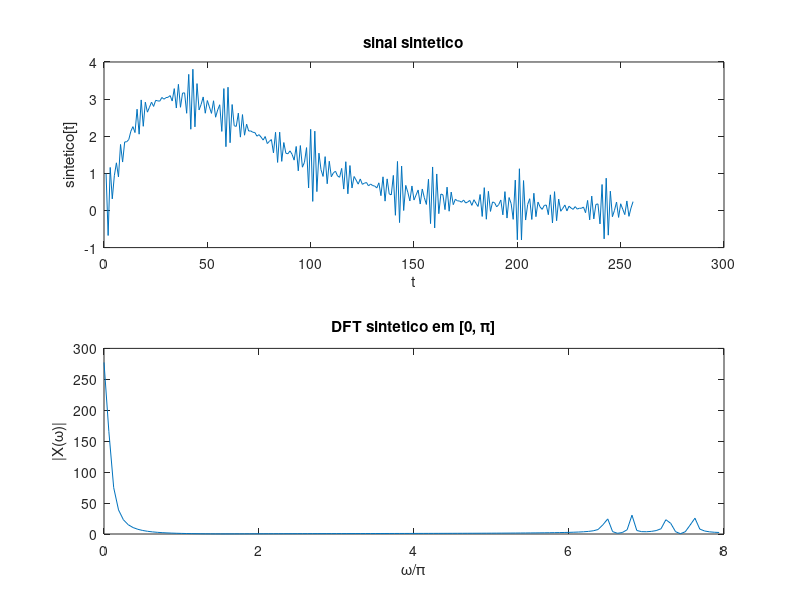
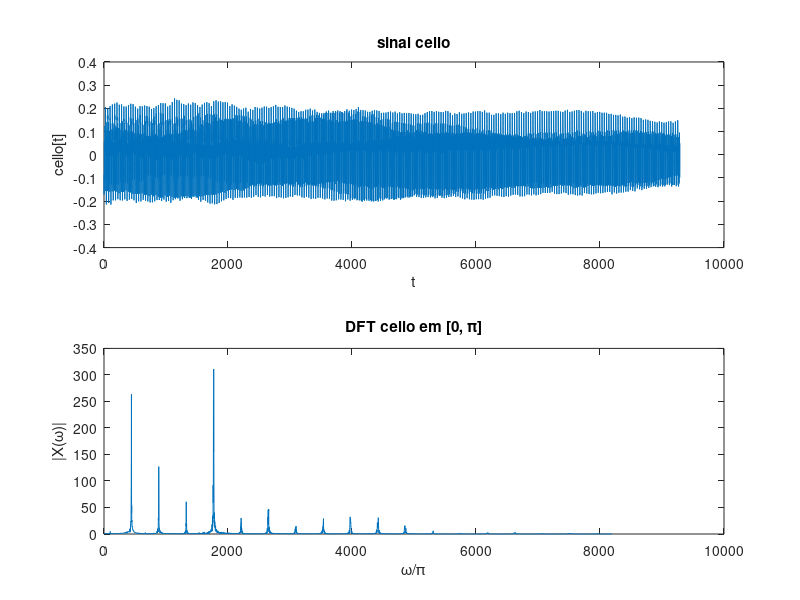
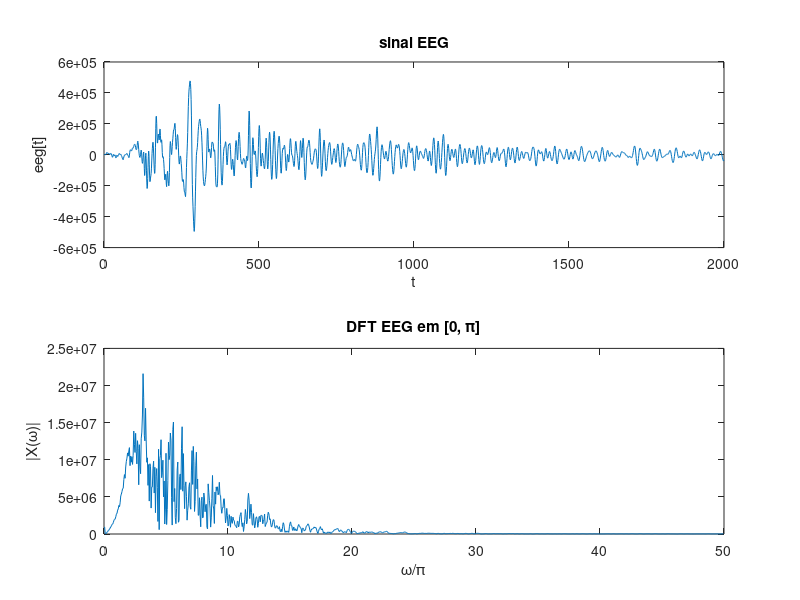

The MATLAB source for these figures, in order:
%% Inicialização do ambiente
clear ; close all; clc

%% Exercício 2
sintetico_data = fopen('sintetico.csv');
sintetico = textscan(sintetico_data, '%f', 'Delimiter', ',');
sintetico = sintetico{1,1};
fclose(sintetico_data);
cello = importdata('cello.mat');
EEG = importdata('EEG.mat');
EEG = EEG';

% sinal sintetico
Ls = length(sintetico);
Ts = 0.125;
Fs = 1/Ts;
Fs_vector = (0:Ls/2-1)/(Ls/2) * Fs;

% sinal cello
Lc = length(cello.x);
Tc = cello.dt;
Fc = 1/Tc;
Fc_vector = (0:Lc/2-1)/(Lc/2) * Fc;

% sinal EEG
Le = length(EEG);
Fe = 100;
Fe_vector = (1:Le/2-1)/(Le/2) * Fe/2;

figure(1)

subplot(2,1,1)
plot(sintetico);
xlabel('t'), ylabel('sintetico[t]'), title('sinal sintetico');

subplot(2,1,2)
DFT_synth = fft(sintetico, Ls);
DFT_synth_pi = DFT_synth(1 : (Ls)/2);
plot(Fs_vector, abs(DFT_synth_pi))
xlabel('\omega/\pi'), ylabel('|X(\omega)|'), title('DFT sintetico em [0, \pi]')

figure(2)

subplot(2,1,1)
plot(cello.x);
xlabel('t'), ylabel('cello[t]'), title('sinal cello');

subplot(2,1,2)
DFT_cello = fft(cello.x, Lc);
DFT_cello_pi = DFT_cello(1 : (Lc)/2);
plot(Fc_vector, abs(DFT_cello_pi))
xlabel('\omega/\pi'), ylabel('|X(\omega)|'), title('DFT cello em [0, \pi]')

figure(3)

subplot(2,1,1)
plot(EEG);
xlabel('t'), ylabel('eeg[t]'), title('sinal EEG');

subplot(2,1,2)
DFT_EEG = fft(EEG, Le-1);
DFT_EEG_pi = DFT_EEG(1 : (Le-1)/2);
plot(Fe_vector, abs(DFT_EEG_pi))
xlabel('\omega/\pi'), ylabel('|X(\omega)|'), title('DFT EEG em [0, \pi]')


function f = X(N, inicio, fim)
f = (0:(1/N):(1 - 1/N))*(fim-inicio)+inicio;
end